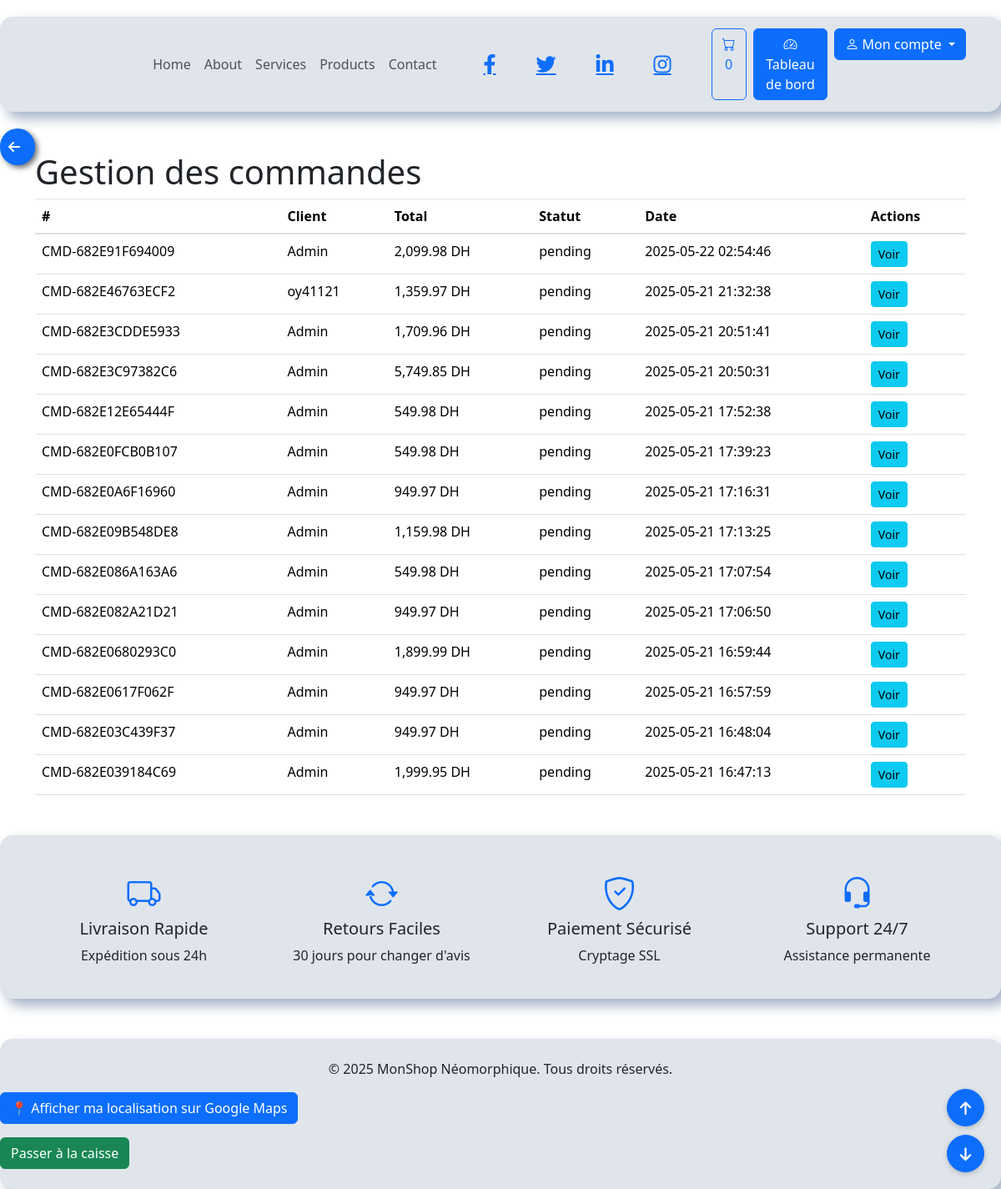
The page /projet/admin/orders/list.php (signed in) on the database its author committed.
### tables this page shows
CREATE TABLE IF NOT EXISTS `orders` (
  `id` int NOT NULL AUTO_INCREMENT,
  `user_id` int DEFAULT NULL,
  `order_number` varchar(20) NOT NULL,
  `status` enum('pending','processing','shipped','delivered','cancelled','refunded') DEFAULT 'pending',
  `subtotal` decimal(10,2) DEFAULT NULL,
  `discount` decimal(10,2) DEFAULT '0.00',
  `tax` decimal(10,2) DEFAULT '0.00',
  `shipping_cost` decimal(10,2) DEFAULT '0.00',
  `total` decimal(10,2) NOT NULL,
  `payment_method` varchar(50) NOT NULL,
  `payment_status` enum('pending','paid','failed','refunded') DEFAULT 'pending',
  `shipping_method` varchar(50) DEFAULT NULL,
  `tracking_number` varchar(100) DEFAULT NULL,
  `notes` mediumtext,
  `created_at` timestamp NULL DEFAULT CURRENT_TIMESTAMP,
  `updated_at` timestamp NULL DEFAULT CURRENT_TIMESTAMP ON UPDATE CURRENT_TIMESTAMP,
  `shipping_address` text NOT NULL,
  PRIMARY KEY (`id`),
  UNIQUE KEY `order_number` (`order_number`),
  KEY `idx_user` (`user_id`),
  KEY `idx_order_number` (`order_number`),
  KEY `idx_status` (`status`)
);

CREATE TABLE IF NOT EXISTS `users` (
  `id` int NOT NULL AUTO_INCREMENT,
  `name` varchar(100) NOT NULL,
  `email` varchar(100) NOT NULL,
  `password` varchar(255) NOT NULL,
  `avatar` varchar(255) DEFAULT 'default.jpg',
  `role` enum('superadmin','admin','client') DEFAULT 'client',
  `is_active` tinyint(1) DEFAULT '1',
  `last_login` datetime DEFAULT NULL,
  `created_at` timestamp NULL DEFAULT CURRENT_TIMESTAMP,
  `updated_at` timestamp NULL DEFAULT CURRENT_TIMESTAMP ON UPDATE CURRENT_TIMESTAMP,
  `password_reset_token` varchar(100) DEFAULT NULL,
  `token_expires_at` datetime DEFAULT NULL,
  `failed_attempts` int DEFAULT '0',
  `locked_until` datetime DEFAULT NULL,
  PRIMARY KEY (`id`),
  UNIQUE KEY `email` (`email`),
  KEY `idx_email` (`email`),
  KEY `idx_role` (`role`)
);

### projet/admin/orders/list.php (the view, shortened to what this page needs)
<?php
require_once ROOT_PATH . '/includes/db.php';
$orders = $pdo->query("
    SELECT o.*, u.name as user_name
    FROM orders o
    LEFT JOIN users u ON o.user_id = u.id
    ORDER BY o.created_at DESC
")->fetchAll();
require_once ROOT_PATH . '/includes/header.php';
?>
<div class="container my-5">
    <h1>Gestion des commandes</h1>
    <table class="table">
        <thead>
            <tr>
                <th>#</th>
                <th>Client</th>
                <th>Total</th>
                <th>Statut</th>
                <th>Date</th>
                <th>Actions</th>
            </tr>
        </thead>
        <tbody>
            <?php foreach ($orders as $order): ?>
            <tr>
                <td><?= htmlspecialchars($order['order_number'], ENT_QUOTES, 'UTF-8') ?></td>
                <td><?= htmlspecialchars($order['user_name'] ?? 'Utilisateur supprimé', ENT_QUOTES, 'UTF-8') ?></td>
                <td><?= number_format($order['total'], 2) ?> DH</td>
                <td><?= htmlspecialchars($order['status'], ENT_QUOTES, 'UTF-8') ?></td>
                <td><?= htmlspecialchars($order['created_at'], ENT_QUOTES, 'UTF-8') ?></td>
                <td>
                    <a href="view.php?id=<?= $order['id'] ?>" class="btn btn-sm btn-info">Voir</a>
                </td>
            </tr>
            <?php endforeach; ?>
        </tbody>
    </table>
</div>
<?php require_once ROOT_PATH . '/includes/footer.php'; ?>

### projet/includes/header.php (shortened to what this page needs)
<!DOCTYPE html>
<html lang="fr">
<head>
    <link rel="stylesheet" href="/projet/assets/css/neumorphic.css">
    <link rel="stylesheet" href="https://cdn.jsdelivr.net/npm/bootstrap-icons@1.8.1/font/bootstrap-icons.css">
    <link rel="stylesheet" href="https://stackpath.bootstrapcdn.com/bootstrap/4.5.2/css/bootstrap.min.css">
    <link rel="stylesheet" href="https://cdnjs.cloudflare.com/ajax/libs/font-awesome/6.0.0/css/all.min.css">
</head>
<body>
    <nav class="navbar navbar-expand-lg neumorphic mb-12">
        <div class="container">
            <a class="navbar-brand col-sum-4" href="/projet/index.php">
                <video src="/projet/assets/vids/SHOP(5).mp4" class="logo" alt="Logo" loop playsinline autoplay height="80px" width="100%" style=" padding:4px; border-radius: 50px;"></video>
            </a>
                <ul class="navbar-nav ml-auto">
                    <li class="nav-item active"><a class="nav-link" href="/projet/index.php">Home</a></li>
                    <li class="nav-item ml-auto"><a class="nav-link" href="#">About</a></li>
                    <li class="nav-item ml-auto"><a class="nav-link" href="#">Services</a></li>
                    <li class="nav-item ml-auto"><a class="nav-link" href="#">Products</a></li>
                    <li class="nav-item ml-auto"><a class="nav-link" href="#">Contact</a></li>
                </ul>
                <div class="social-icons ml-auto  d-lg-flex">
                    <a href="#" class="fab fa-facebook-f ml-5" aria-label="Facebook"></a>
                    <a href="#" class="fab fa-twitter ml-5" aria-label="Twitter"></a>
                    <a href="#" class="fab fa-linkedin-in ml-5" aria-label="LinkedIn"></a>
                    <a href="#" class="fab fa-instagram ml-5" aria-label="Instagram"></a>
                </div>
            <div class="d-flex ml-5">
                <a href="/projet/cart/view.php" class="btn btn-outline-primary me-2">
                    <i class="bi bi-cart"></i>
                    <span class="cart-count"><?= isset($_SESSION['cart_count']) ? $_SESSION['cart_count'] : 0 ?></span>
                </a>
                <?php if (isset($_SESSION['user'])): ?>
                    <?php if (in_array($_SESSION['user']['role'], ['admin', 'superadmin'])): ?>
                        <a href="/projet/admin/dashboard.php" class="btn btn-primary">
                            <i class="bi bi-speedometer2"></i>
                            <span class="d-none d-md-inline">Tableau de bord</span>
                        </a>
                    <?php endif; ?>
                    <div class="dropdown ml-2">
                        <button class="btn btn-primary dropdown-toggle" type="button" data-toggle="dropdown">
                            <i class="bi bi-person"></i>
                            <span class="d-none d-md-inline">Mon compte</span>
                        </button>
                    </div>
                <?php endif; ?>
            </div>
        </div>
    </nav>
</body>
</html>

### projet/includes/footer.php (shortened to what this page needs)
<section class="advantages neumorphic p-4 mb-5">
    <div class="container">
        <div class="row text-center g-4">
            <div class="col-md-3">
                <div class="advantage-item p-3">
                    <i class="bi bi-truck fs-1 text-primary"></i>
                    <h5>Livraison Rapide</h5>
                    <p class="mb-0">Expédition sous 24h</p>
                </div>
            </div>
            <div class="col-md-3">
                <div class="advantage-item p-3">
                    <i class="bi bi-arrow-repeat fs-1 text-primary"></i>
                    <h5>Retours Faciles</h5>
                    <p class="mb-0">30 jours pour changer d'avis</p>
                </div>
            </div>
            <div class="col-md-3">
                <div class="advantage-item p-3">
                    <i class="bi bi-shield-check fs-1 text-primary"></i>
                    <h5>Paiement Sécurisé</h5>
                    <p class="mb-0">Cryptage SSL</p>
                </div>
            </div>
            <div class="col-md-3">
                <div class="advantage-item p-3">
                    <i class="bi bi-headset fs-1 text-primary"></i>
                    <h5>Support 24/7</h5>
                    <p class="mb-0">Assistance permanente</p>
                </div>
            </div>
        </div>
    </div>
</section>
    <footer class="mt-5 py-4 neumorphic">
        <div class="container text-center">
            <p>&copy; <?= date('Y') ?> <?= SITE_NAME ?>. Tous droits réservés.</p>
        </div>
        <button onclick="getLocationAndSendToSession()" class="btn btn-primary">📍 Afficher ma localisation sur Google Maps</button>
                <a href="/projet/cart/checkout.php" class="btn btn-success">Passer à la caisse</a>
    </footer>
</body>
</html>

### projet/assets/css/neumorphic.css (style rules this page uses)
:root { --bg-color: #e0e5ec; --primary-color: #6c5ce7; --secondary-color: #a29bfe; --text-color: #2d3436; --shadow-light: #ffffff; --shadow-dark: #a3b1c6; --success-color: #00b894; --danger-color: #d63031; --warning-color: #fdcb6e; --info-color: #0984e3; }
body { background-color: var(--bg-color); color: var(--text-color); font-family: 'Segoe UI', Tahoma, Geneva, Verdana, sans-serif; line-height: 1.6; padding-top: 20px; }
.neumorphic { background: var(--bg-color); border-radius: 15px; box-shadow: 8px 8px 15px var(--shadow-dark), -8px -8px 15px var(--shadow-light); border: none; transition: all 0.3s ease; }
.btn { border-radius: 10px; padding: 10px 20px; transition: all 0.3s ease; }
.btn-primary { background-color: var(--primary-color); border-color: var(--primary-color); color: white; }
.btn-outline-primary { border-color: var(--primary-color); color: var(--primary-color); }
.navbar { padding: 15px; position:fixed; }
.nav-link { padding: 10px 15px; border-radius: 10px; }
.fab { font-size: 1.5rem; transition: color 0.3s ease; }

### rows shown on the page
orders: order_number "CMD-682E91F694009", user.name "Admin", total "2,099.98", status "pending", created_at "2025-05-22 02:54:46"
orders: order_number "CMD-682E46763ECF2", user.name "oy41121", total "1,359.97", status "pending", created_at "2025-05-21 21:32:38"
orders: order_number "CMD-682E3CDDE5933", user.name "Admin", total "1,709.96", status "pending", created_at "2025-05-21 20:51:41"
orders: order_number "CMD-682E3C97382C6", user.name "Admin", total "5,749.85", status "pending", created_at "2025-05-21 20:50:31"
orders: order_number "CMD-682E12E65444F", user.name "Admin", total "549.98", status "pending", created_at "2025-05-21 17:52:38"
orders: order_number "CMD-682E0FCB0B107", user.name "Admin", total "549.98", status "pending", created_at "2025-05-21 17:39:23"
orders: order_number "CMD-682E0A6F16960", user.name "Admin", total "949.97", status "pending", created_at "2025-05-21 17:16:31"
orders: order_number "CMD-682E09B548DE8", user.name "Admin", total "1,159.98", status "pending", created_at "2025-05-21 17:13:25"
orders: order_number "CMD-682E086A163A6", user.name "Admin", total "549.98", status "pending", created_at "2025-05-21 17:07:54"
orders: order_number "CMD-682E082A21D21", user.name "Admin", total "949.97", status "pending", created_at "2025-05-21 17:06:50"
orders: order_number "CMD-682E0680293C0", user.name "Admin", total "1,899.99", status "pending", created_at "2025-05-21 16:59:44"
orders: order_number "CMD-682E0617F062F", user.name "Admin", total "949.97", status "pending", created_at "2025-05-21 16:57:59"
orders: order_number "CMD-682E03C439F37", user.name "Admin", total "949.97", status "pending", created_at "2025-05-21 16:48:04"
orders: order_number "CMD-682E039184C69", user.name "Admin", total "1,999.95", status "pending", created_at "2025-05-21 16:47:13"

### other values the page prints
$_SESSION['cart_count'] "0"
SITE_NAME "MonShop Néomorphique"
